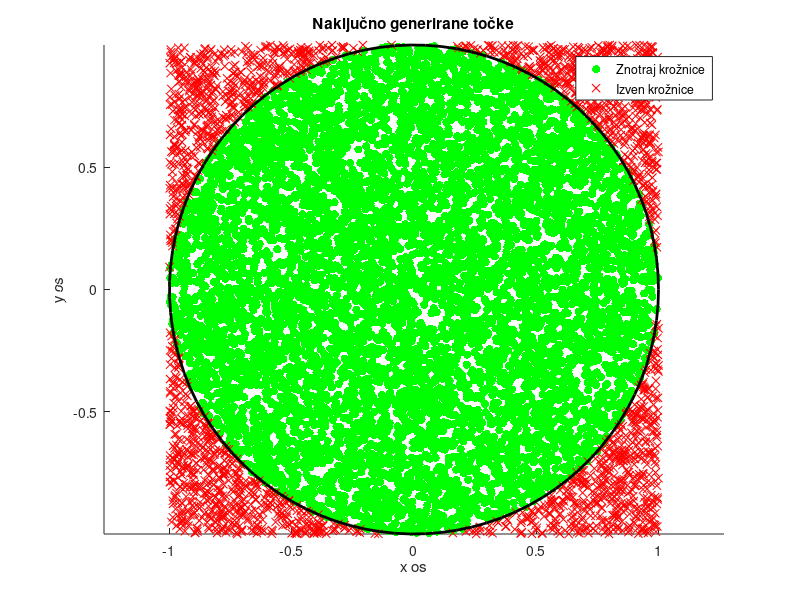

Here is the MATLAB script that generated this plot:
function plot_random_points
    st_tock = 10000;
    tocke_na_loku = @(kot, radij) [radij * cos(kot); radij * sin(kot)];
    x = -1 + 2 * rand(1, st_tock);
    y = -1 + 2 * rand(1, st_tock);
    znotraj_kroga = (x.^2 + y.^2 <= 1);
    tocke_v_krogu = [x(znotraj_kroga); y(znotraj_kroga)];
    tocke_iz_kroga = [x(~znotraj_kroga); y(~znotraj_kroga)];

    figure;
    hold on;
    scatter(tocke_v_krogu(1, :), tocke_v_krogu(2, :), 'g', 'filled'); 
    scatter(tocke_iz_kroga(1, :), tocke_iz_kroga(2, :), 'r', 'x'); 
    kot1 = linspace(0, 2 * pi, 100); 
    radij1 = 1;
    tocke_lok = tocke_na_loku(kot1, radij1);

    plot(tocke_lok(1, :), tocke_lok(2, :), 'k', 'LineWidth', 2); 

    axis equal;
    title('Naključno generirane točke');
    legend('Znotraj krožnice', 'Izven krožnice');
    xlabel('x os');
    ylabel('y os');

    hold off;
end
